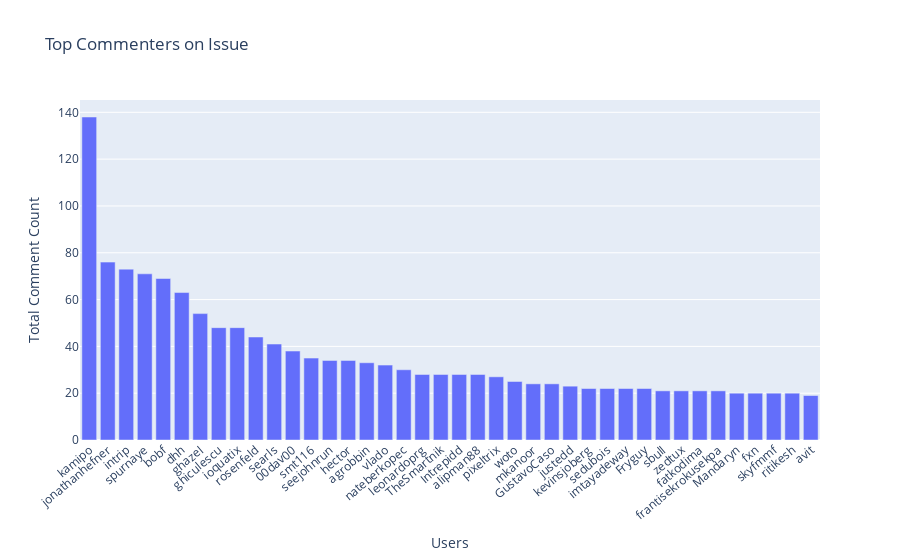

Write notebook code for a chart like this one.
### Code cell
top_commenters = comment_by_users.head(40)
fig = go.Figure([go.Bar(
    x=top_commenters.index, 
    y=top_commenters.total_comment)])
fig.update_layout(
    title = 'Top Commenters on Issue', 
    xaxis_title = 'Users', 
    yaxis_title = 'Total Comment Count', 
    xaxis_tickmode = 'linear',
    xaxis_tickangle=-40)
fig.show()

### Figure 1 — Plotly figure (JSON) as saved in the notebook; plotly's stock layout.template omitted (floating-point values rounded to 4 significant figures)
{"data": [{"type": "bar", "x": ["kamipo", "jonathanhefner", "intrip", "spurnaye", "bobf", "dhh", "ghazel", "ghiculescu", "ioquatix", "rosenfeld", "searls", "00dav00", "smt116", "seejohnrun", "hector", "agrobbin", "vlado", "nateberkopec", "leonardoprg", "TheSmartnik", "Intrepidd", "alipman88", "pixeltrix", "woto", "mkanoor", "GustavoCaso", "justedd", "kevinsjoberg", "sedubois", "imtayadeway", "Fryguy", "sbull", "zedtux", "fatkodima", "frantisekrokusekpa", "Mandaryn", "fxn", "skyfmmf", "ritikesh", "avit"], "y": [138, 76, 73, 71, 69, 63, 54, 48, 48, 44, 41, 38, 35, 34, 34, 33, 32, 30, 28, 28, 28, 28, 27, 25, 24, 24, 23, 22, 22, 22, 22, 21, 21, 21, 21, 20, 20, 20, 20, 19]}], "layout": {"title": {"text": "Top Commenters on Issue"}, "xaxis": {"tickangle": -40, "tickmode": "linear", "title": {"text": "Users"}}, "yaxis": {"title": {"text": "Total Comment Count"}}}}
